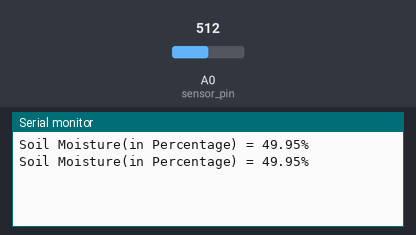
The sketch below on a simulated Arduino Uno, built with avr-gcc and run on an emulated ATmega328P. Parts: the last lines printed to the serial monitor. The inputs (shaded band) are chosen by the test bench; at power-on: A0 (sensor_pin) = 512.

Above: at 1.8 s.
1.9 s: A0 (sensor_pin) set to 716
At 2.5 s:
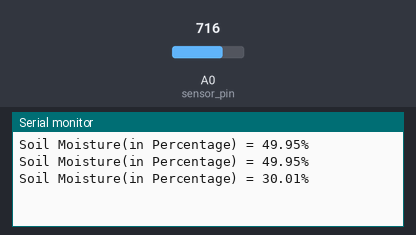
3.4 s: A0 (sensor_pin) set to 900
At 4.8 s:
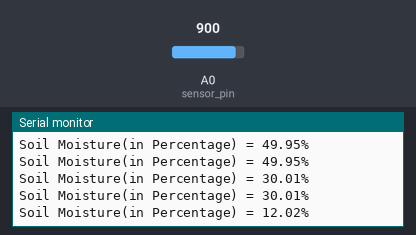
Timing chart, 0 to 6.4 s (numbered marks = the images above; inputs shaded):
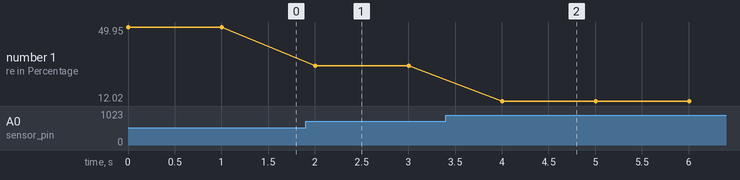

Measured:
- after the input at 1.9 s, the serial monitor: prints a new line after 0.10 s (image 1)
- after the input at 3.4 s, the serial monitor: prints a new line after 0.60 s (image 2)
- plotted number 1: 49.95 → 30.01 after the input at 1.9 s, 30.01 → 12.02 after the input at 3.4 s

The sketch:

Soil_Moisture_Arduino.ino
```cpp
const int sensor_pin = A0;  /* Connect Soil moisture analog sensor pin to A0 of NodeMCU */

void setup() {
  Serial.begin(9600); /* Define baud rate for serial communication */
}

void loop() {
  float moisture_percentage;

  moisture_percentage = ( 100.00 - ( (analogRead(sensor_pin)/1023.00) * 100.00 ) );

  Serial.print("Soil Moisture(in Percentage) = ");
  Serial.print(moisture_percentage);
  Serial.println("%");

  delay(1000);
}
```
